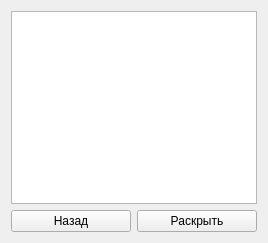
<?xml version="1.0" encoding="UTF-8"?>
<ui version="4.0">
 <class>uncover_columns</class>
 <widget class="QWidget" name="uncover_columns">
  <property name="geometry">
   <rect>
    <x>0</x>
    <y>0</y>
    <width>268</width>
    <height>243</height>
   </rect>
  </property>
  <property name="windowTitle">
   <string>Раскрыть столбец</string>
  </property>
  <layout class="QGridLayout" name="gridLayout">
   <item row="0" column="0" colspan="2">
    <widget class="QListView" name="listView"/>
   </item>
   <item row="1" column="0">
    <widget class="QPushButton" name="pushButton_back">
     <property name="text">
      <string>Назад</string>
     </property>
    </widget>
   </item>
   <item row="1" column="1">
    <widget class="QPushButton" name="pushButton_continue">
     <property name="text">
      <string>Раскрыть</string>
     </property>
    </widget>
   </item>
  </layout>
 </widget>
 <resources/>
 <connections/>
</ui>
